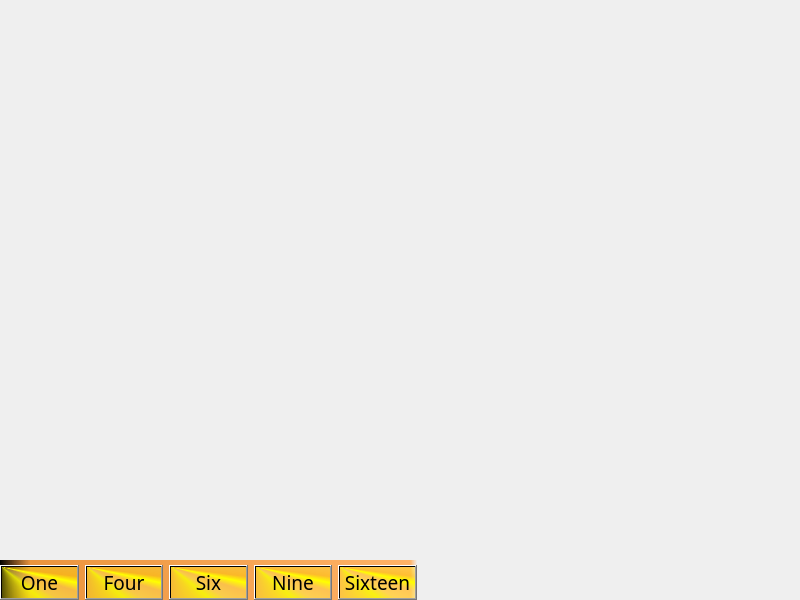
<?xml version="1.0" encoding="UTF-8"?>
<ui version="4.0">
 <class>Widget</class>
 <widget class="QWidget" name="Widget">
  <property name="geometry">
   <rect>
    <x>0</x>
    <y>0</y>
    <width>800</width>
    <height>600</height>
   </rect>
  </property>
  <property name="windowTitle">
   <string>Widget</string>
  </property>
  <widget class="QWidget" name="widget" native="true">
   <property name="geometry">
    <rect>
     <x>0</x>
     <y>560</y>
     <width>417</width>
     <height>45</height>
    </rect>
   </property>
   <property name="styleSheet">
    <string notr="true">background-color: qlineargradient(spread:pad, x1:0, y1:0, x2:1, y2:0, stop:0 rgba(0, 0, 0, 255), stop:0.0738636 rgba(235, 148, 61, 255), stop:0.982955 rgba(255, 178, 102, 255), stop:1 rgba(0, 0, 0, 0));</string>
   </property>
   <layout class="QHBoxLayout" name="horizontalLayout">
    <item>
     <widget class="QPushButton" name="pushButton_One">
      <property name="font">
       <font>
        <family>黑体</family>
        <pointsize>14</pointsize>
       </font>
      </property>
      <property name="styleSheet">
       <string notr="true">background-color: qconicalgradient(cx:0, cy:0, angle:135, stop:0 rgba(255, 255, 0, 69), stop:0.375 rgba(255, 255, 0, 69), stop:0.423533 rgba(251, 255, 0, 145), stop:0.45 rgba(247, 255, 0, 208), stop:0.477581 rgba(255, 244, 71, 130), stop:0.518717 rgba(255, 218, 71, 130), stop:0.55 rgba(255, 255, 0, 255), stop:0.57754 rgba(255, 203, 0, 130), stop:0.625 rgba(255, 255, 0, 69), stop:1 rgba(255, 255, 0, 69));</string>
      </property>
      <property name="text">
       <string>One</string>
      </property>
     </widget>
    </item>
    <item>
     <widget class="QPushButton" name="pushButton_Four">
      <property name="font">
       <font>
        <family>黑体</family>
        <pointsize>14</pointsize>
       </font>
      </property>
      <property name="styleSheet">
       <string notr="true">background-color: qconicalgradient(cx:0, cy:0, angle:135, stop:0 rgba(255, 255, 0, 69), stop:0.375 rgba(255, 255, 0, 69), stop:0.423533 rgba(251, 255, 0, 145), stop:0.45 rgba(247, 255, 0, 208), stop:0.477581 rgba(255, 244, 71, 130), stop:0.518717 rgba(255, 218, 71, 130), stop:0.55 rgba(255, 255, 0, 255), stop:0.57754 rgba(255, 203, 0, 130), stop:0.625 rgba(255, 255, 0, 69), stop:1 rgba(255, 255, 0, 69));</string>
      </property>
      <property name="text">
       <string>Four</string>
      </property>
     </widget>
    </item>
    <item>
     <widget class="QPushButton" name="pushButton_Six">
      <property name="font">
       <font>
        <family>黑体</family>
        <pointsize>14</pointsize>
       </font>
      </property>
      <property name="styleSheet">
       <string notr="true">background-color: qconicalgradient(cx:0, cy:0, angle:135, stop:0 rgba(255, 255, 0, 69), stop:0.375 rgba(255, 255, 0, 69), stop:0.423533 rgba(251, 255, 0, 145), stop:0.45 rgba(247, 255, 0, 208), stop:0.477581 rgba(255, 244, 71, 130), stop:0.518717 rgba(255, 218, 71, 130), stop:0.55 rgba(255, 255, 0, 255), stop:0.57754 rgba(255, 203, 0, 130), stop:0.625 rgba(255, 255, 0, 69), stop:1 rgba(255, 255, 0, 69));</string>
      </property>
      <property name="text">
       <string>Six</string>
      </property>
     </widget>
    </item>
    <item>
     <widget class="QPushButton" name="pushButton_Nine">
      <property name="font">
       <font>
        <family>黑体</family>
        <pointsize>14</pointsize>
       </font>
      </property>
      <property name="styleSheet">
       <string notr="true">background-color: qconicalgradient(cx:0, cy:0, angle:135, stop:0 rgba(255, 255, 0, 69), stop:0.375 rgba(255, 255, 0, 69), stop:0.423533 rgba(251, 255, 0, 145), stop:0.45 rgba(247, 255, 0, 208), stop:0.477581 rgba(255, 244, 71, 130), stop:0.518717 rgba(255, 218, 71, 130), stop:0.55 rgba(255, 255, 0, 255), stop:0.57754 rgba(255, 203, 0, 130), stop:0.625 rgba(255, 255, 0, 69), stop:1 rgba(255, 255, 0, 69));</string>
      </property>
      <property name="text">
       <string>Nine</string>
      </property>
     </widget>
    </item>
    <item>
     <widget class="QPushButton" name="pushButton_Sixteen">
      <property name="font">
       <font>
        <family>黑体</family>
        <pointsize>14</pointsize>
       </font>
      </property>
      <property name="styleSheet">
       <string notr="true">background-color: qconicalgradient(cx:0, cy:0, angle:135, stop:0 rgba(255, 255, 0, 69), stop:0.375 rgba(255, 255, 0, 69), stop:0.423533 rgba(251, 255, 0, 145), stop:0.45 rgba(247, 255, 0, 208), stop:0.477581 rgba(255, 244, 71, 130), stop:0.518717 rgba(255, 218, 71, 130), stop:0.55 rgba(255, 255, 0, 255), stop:0.57754 rgba(255, 203, 0, 130), stop:0.625 rgba(255, 255, 0, 69), stop:1 rgba(255, 255, 0, 69));</string>
      </property>
      <property name="text">
       <string>Sixteen</string>
      </property>
     </widget>
    </item>
   </layout>
  </widget>
 </widget>
 <resources/>
 <connections>
  <connection>
   <sender>pushButton_One</sender>
   <signal>clicked()</signal>
   <receiver>Widget</receiver>
   <slot>show_1()</slot>
   <hints>
    <hint type="sourcelabel">
     <x>303</x>
     <y>583</y>
    </hint>
    <hint type="destinationlabel">
     <x>87</x>
     <y>220</y>
    </hint>
   </hints>
  </connection>
  <connection>
   <sender>pushButton_Six</sender>
   <signal>clicked()</signal>
   <receiver>Widget</receiver>
   <slot>show_6()</slot>
   <hints>
    <hint type="sourcelabel">
     <x>465</x>
     <y>583</y>
    </hint>
    <hint type="destinationlabel">
     <x>351</x>
     <y>470</y>
    </hint>
   </hints>
  </connection>
  <connection>
   <sender>pushButton_Four</sender>
   <signal>clicked()</signal>
   <receiver>Widget</receiver>
   <slot>show_4()</slot>
   <hints>
    <hint type="sourcelabel">
     <x>384</x>
     <y>583</y>
    </hint>
    <hint type="destinationlabel">
     <x>178</x>
     <y>407</y>
    </hint>
   </hints>
  </connection>
  <connection>
   <sender>pushButton_Nine</sender>
   <signal>clicked()</signal>
   <receiver>Widget</receiver>
   <slot>show_9()</slot>
   <hints>
    <hint type="sourcelabel">
     <x>546</x>
     <y>583</y>
    </hint>
    <hint type="destinationlabel">
     <x>309</x>
     <y>369</y>
    </hint>
   </hints>
  </connection>
  <connection>
   <sender>pushButton_Sixteen</sender>
   <signal>clicked()</signal>
   <receiver>Widget</receiver>
   <slot>show_16()</slot>
   <hints>
    <hint type="sourcelabel">
     <x>627</x>
     <y>583</y>
    </hint>
    <hint type="destinationlabel">
     <x>535</x>
     <y>432</y>
    </hint>
   </hints>
  </connection>
 </connections>
 <slots>
  <slot>show_4()</slot>
  <slot>show_6()</slot>
  <slot>show_9()</slot>
  <slot>show_16()</slot>
  <slot>show_1()</slot>
 </slots>
</ui>
